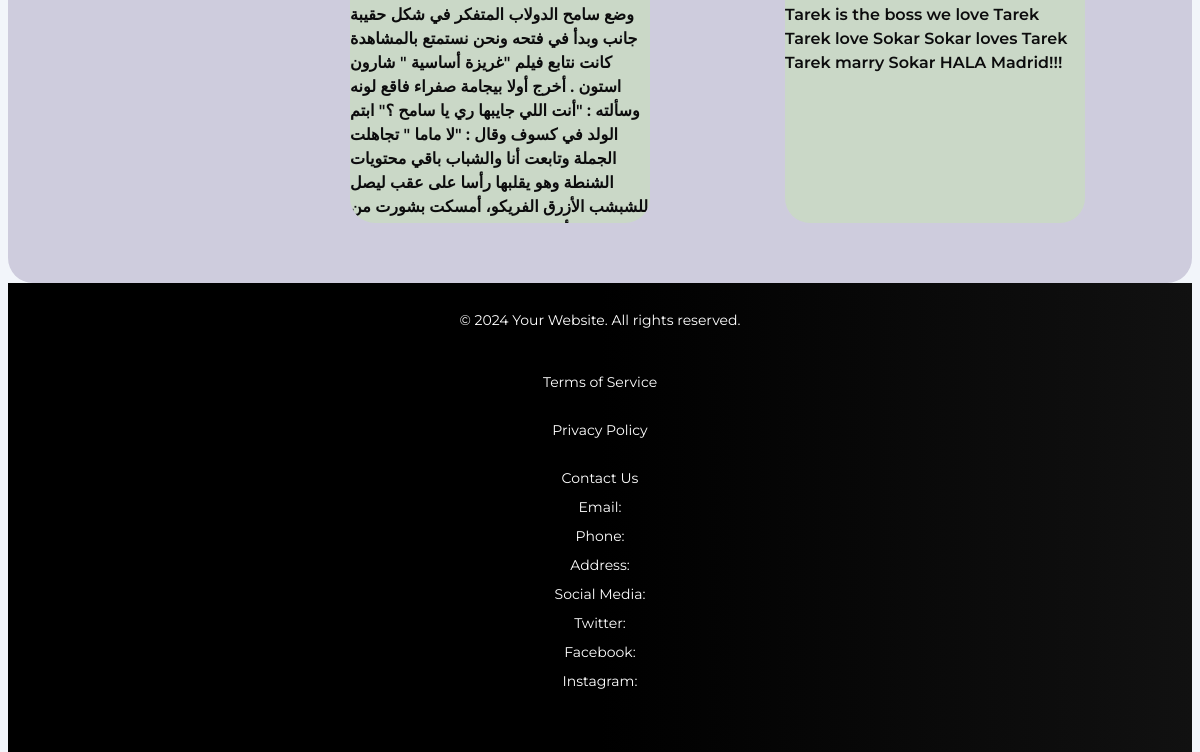
Before: /userSearchBooks/ (lower part) with the older database file.
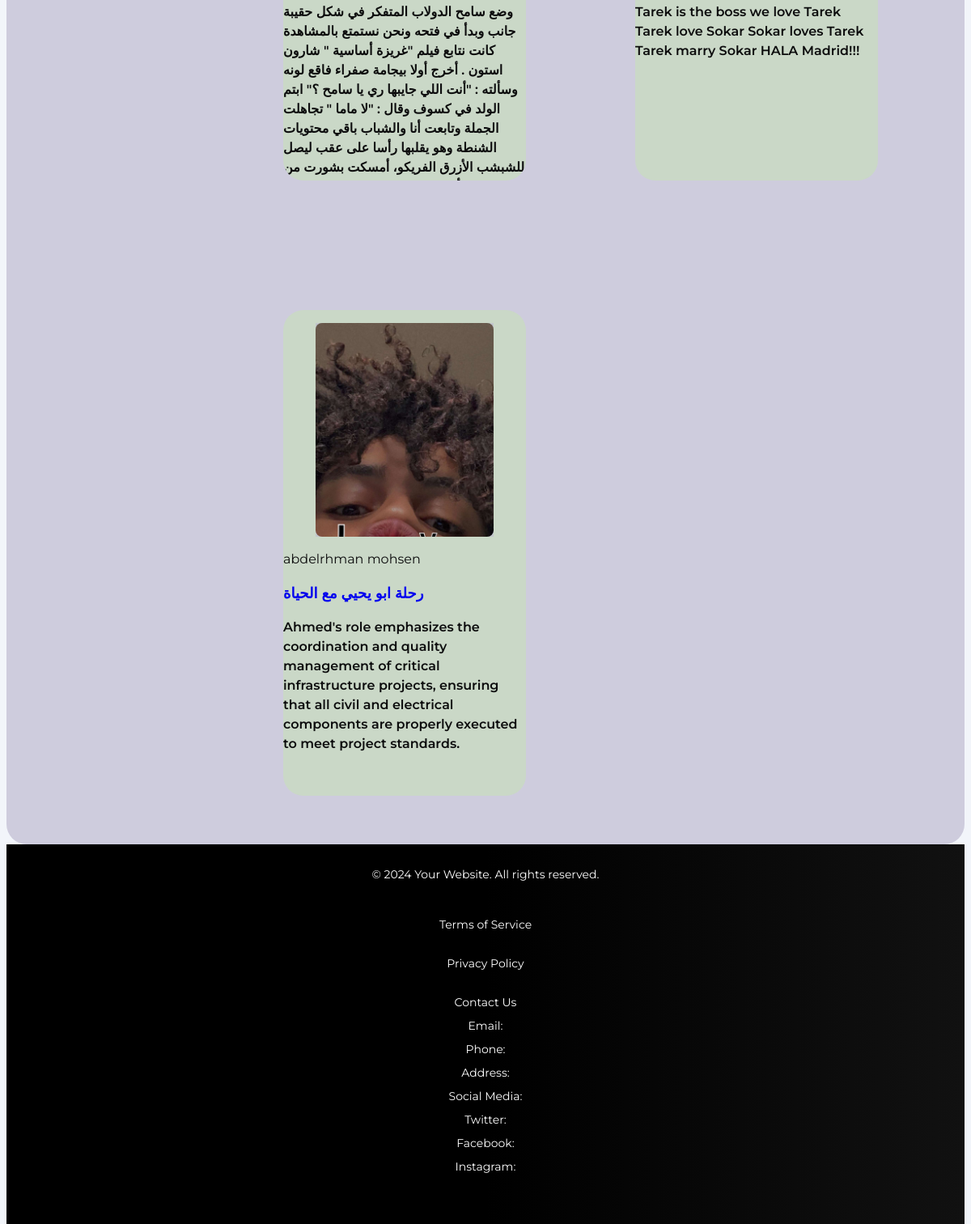
After: the same page with the newer database file.
### workingApp/models.py (models this page shows, shortened)
class Book(models.Model):
    BOOK_CATEGORIES = (
        ('FICTION', 'Fiction'),
        ('NON_FICTION', 'Non-fiction'),
        ('SCIENCE', 'Science'),
        ('HISTORY', 'History'),
        ('BIOGRAPHY', 'Biography'),
    )
    id = models.IntegerField(primary_key=True)
    title = models.CharField(max_length=200)
    author = models.CharField(max_length=100)
    isbn = models.CharField(max_length=13 ,null=True)
    pub_date = models.DateField(null=True)
    image = models.ImageField(upload_to='photo', blank=True, null=True)
    details = models.TextField(null=True, blank=True)
    available = models.BooleanField(default=True)
    category = models.CharField(max_length=100, choices=BOOK_CATEGORIES)
    borrowingDate=models.TimeField(null=True)

### workingApp/views.py (the view)
# urls.py: path('userSearchBooks/',views.userSearchBooks,name='userSearchBooks'),
def userSearchBooks(request):
    query = request.GET.get('query', '')
    books = Book.objects.filter(
        Q(title__icontains=query) |
        Q(author__icontains=query)
    ) if query else Book.objects.all()
    context = {
        'books': books,
        'query': query
    }
    return render(request, 'pages/userSearchBooks.html', context)

### templates/pages/userSearchBooks.html (shortened to what this page needs)
{% load static %}
<!DOCTYPE html>
<html lang="en">
<head>
    <link rel="stylesheet" href="{% static 'css/userSearch.css' %}">
</head>
<body style="height: 500px;">
    <div class="body-color">
    <main class="mainmain">
        <article>
            <section class="section property" aria-labelledby="Property-label">
                <div class="container">
                    <div id="card-container" class="property-list">
                        {% for book in books %}
                        <div class="card">
                            <div class="card-banner">
                                <figure class="img-holder" style="--width:250; --height:300;">
                                    <img src="{{ book.image.url }}" width="250" height="300" alt="{{ book.title }}" class="img-cover">
                                </figure>
                            </div>
                            <div class="card-content">
                                <span class="author">{{ book.author }}</span>
                                <h3 class="title-small card-title">
                                    <a href="{% url 'template' book.id %}" class="title-small card-title">{{ book.title }}</a>
                                </h3>
                                <address class="body-medium card-text">
                                    {{ book.details }}
                                </address>
                            </div>
                        </div>
                        {% endfor %}
                    </div>
                </div>
            </section>
        </article>
    </main>
    <footer class="footer">
        <div class="container">
            <p>&copy; 2024 Your Website. All rights reserved.</p>
            <ul class="footer-links">
                <li><a href="#">Terms of Service</a></li>
                <li><a href="#">Privacy Policy</a></li>
                <li><a href="#">Contact Us</a>
                    <div class="contact-info">
                    <p>Email: </p>
                    <p>Phone: </p>
                    <p>Address: </p>
                    <p>Social Media:</p>
                    <p>Twitter: </p>
                    <p>Facebook: </p>
                    <p>Instagram: </p>
                </div>
            </li>
        </ul>
        </div>
    </footer>
</body>
</html>

Changed rows visible on the page:
added Book: image (picture), author "abdelrhman mohsen", title "رحلة ابو يحيي مع الحياة", details "Ahmed's role emphasizes the coordination and quality management of critical infrastructure projects, ensuring that all civil and electrical components are properly executed to meet project standards."
